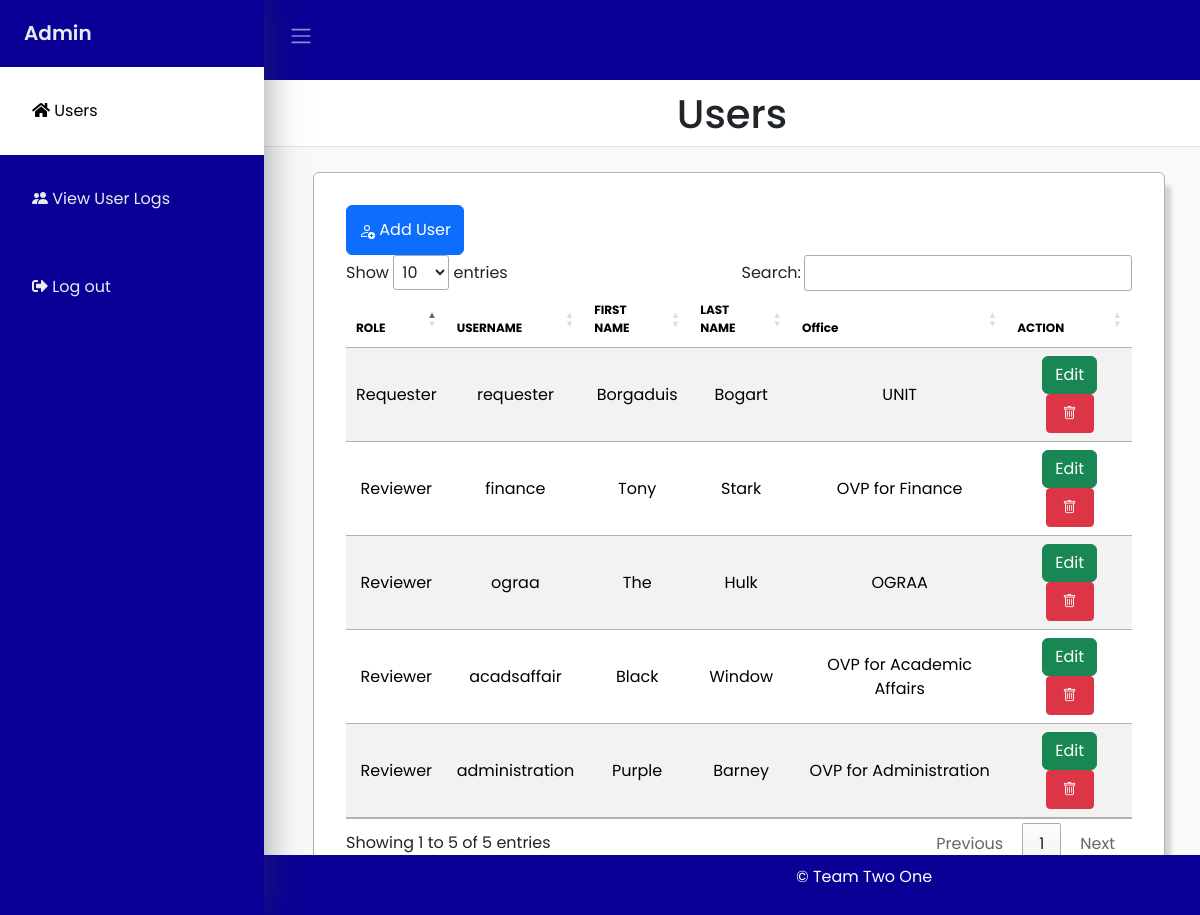
Page /pages/Admin/adminHome.php (signed in) on the committed database.
### tables this page shows
CREATE TABLE `users` (
  `user_ID` int(11) NOT NULL,
  `username` varchar(50) NOT NULL,
  `password` varchar(50) NOT NULL,
  `firstName` varchar(50) NOT NULL,
  `lastName` varchar(50) NOT NULL,
  `userType` varchar(20) NOT NULL,
  `officeID` int(7) NOT NULL
);

CREATE TABLE `offices` (
  `officeID` int(11) NOT NULL,
  `officeName` varchar(50) NOT NULL
);

### pages/Admin/adminHome.php (the view, shortened to what this page needs)
<?php
    include '../../php/db.php';
?>
<!DOCTYPE html>
<html lang="en">
    <head>
        <link rel="shortcut icon" href="/img/logo.png" type="stylesheet" />
        <link rel="stylesheet" href="../../css/footer.css" />
        <link
            rel="stylesheet"
            href="https://cdn.jsdelivr.net/npm/bootstrap@5.3.1/dist/css/bootstrap.min.css"
 />
        <link rel="stylesheet" href="https://cdn.datatables.net/1.13.7/css/jquery.dataTables.min.css" />
        <link rel="stylesheet" href="https://cdn.jsdelivr.net/npm/bootstrap-icons@1.10.5/font/bootstrap-icons.css" />
        <link
            rel="stylesheet"
            href="https://cdnjs.cloudflare.com/ajax/libs/bootstrap-datepicker/1.9.0/css/bootstrap-datepicker.min.css" />
        <link rel="stylesheet" href="https://cdnjs.cloudflare.com/ajax/libs/font-awesome/5.15.3/css/all.min.css" />
        <link rel="stylesheet" href="../../css/adminUsers.css" />
    </head>
    <body>
        <div class="wrapper">
            <aside id="sidebar">
                <div class="h-100">
                    <div class="sidebar-logo">
                        <a href="#">Admin</a>
                    </div>
                    <ul class="sidebar-nav">
                        <li class="sidebar-item">
                            <a class="nav-link" href="./adminHome.php">
                                <span class="fas fa-home"></span>
                                Users
                            </a>
                        </li>
                        <li class="sidebar-item">
                            <a class="nav-link" href="./adminUserlogs.php">
                                <span class="bi bi-people-fill"></span>
                                View User Logs
                            </a>
                        </li>
                        <li class="sidebar-item">
                            <a href="put-link-here" class="nav-link" data-toggle="modal" data-target="#logoutModal">
                                <span class="fas fa-sign-out-alt"></span>
                                Log out
                            </a>
                        </li>
                    </ul>
                </div>
            </aside>
            <div class="main">
                <div class="container-fluid navbar-container">
                <div class="col-sm-1 pt-3">
                            <button class="btn" type="button" data-bs-theme="dark">
                                <span class="navbar-toggler-icon"></span>
                            </button>
                    </div>
                </div>
                <div class="row">
                    <div class="col users-label">
                        <h1>
                            Users
                        </h1>
                    </div>
                </div>
                <div class="ps-5 row  border rounded bg-light user-search-bar">
                    <div class="col-10 d-flex flex-wrap align-content-center">
                    </div>
                    <div class="col d-flex flex-wrap align-content-center">
                        <div class="input-group mb-1 d-flex flex-wrap align-content-center justify-content-center">
                        </div>
                    </div>
                     <div class="row justify-content-center mt-3">
                        <div class="col-md-12">
                            <div class="card shadow-2-strong">
                                <div class="card-body">
                                    <div class="table-responsive">
                                    <button class="btn btn-primary addUsersButton" type="button" id="addUserBtn" data-toggle="modal"
                                        data-target="#addUserModal">
                                Add User
                            </button>
                                        <table id="orderTable" class="table table-striped">
                                            <thead>
                                                <tr>
                                                    <th scope="col">ROLE</th>
                                                    <th scope="col">USERNAME</th>
                                                    <th scope="col">FIRST NAME</th>
                                                    <th scope="col">LAST NAME</th>
                                                    <th scope="col">Office</th>
                                                    <th scope="col">ACTION</th>
                                                </tr>
                                            </thead>
                                            <tbody id="user-list-data" class="users-list">
                                            <?php
                                                $sql = "SELECT users.*, officeName, users.officeID  FROM users
                                                INNER JOIN offices on users.officeID = offices.officeID
                                                WHERE users.user_ID not in (?, ?);";
                                                $st = $conn->prepare($sql);
                                                $st->bind_param("ii", $adminid, $uid);
                                                $st->execute();
                                                $res = $st->get_result();
                                                if ($res->num_rows > 0) {
                                                    while ($row = $res->fetch_assoc()) {
                                                        echo "<tr><td>" .$row['userType'] . "</td>
                                                        <td>" .$row['username'] ."</td>
                                                        <td>" .$row['firstName'] ."</td>
                                                        <td>" .$row['lastName'] ."</td>
                                                        <td>" .$row['officeName'] ."</td>
                                                        " .
                                                        '<td>
                                                            <button class="btn btn-success"
                                                            data-id="'.$row["user_ID"].'"
                                                            data-username="'.$row["username"].'"
                                                            data-password="'.$row["password"].'"
                                                            data-firstName="'.$row["firstName"].'"
                                                            data-lastName="'.$row["lastName"].'"
                                                            data-userType="'.$row["userType"].'"
                                                            data-officeID="'.$row["officeID"].'"
                                                            style="color:white"  data-toggle="modal" data-target="#editDiscountModal">
                                                                Edit
                                                            </button>
                                                            <button type"button" data-id="'.$row["user_ID"].'" class="btn btn-danger btn-sm px-3 py-2" data-toggle="modal" data-target="#deleteConfirmation">
                                                                <i class="bi bi-trash"></i>
                                                            </button>
                                                        </td></tr>';
                                                    }
                                                }
                                            ?>
                                            </tbody>
                                        </table>
                                    </div>
                                </div>
                            </div>
                        </div>
                    </div>
                </div>
        <div class="footer">
            <p>&copy; Team Two One</p>
        </div>
            </div>
    </body>
</html>

### css/footer.css (style rules this page uses)
.footer { background-color: var(--blue); color: #fff; text-align: center; padding: 10px; position: fixed; bottom: 0; width: 100%; }

### css/adminUsers.css (style rules this page uses)
:root { --mainColor: #f6f8fa; --darkBlack: #001C3F; --black:#000; --white: #fff; --darkGrey:#61666b; --blue: rgb(10, 0, 150); }
body { font-family: 'Poppins', sans-serif; margin: 0; }
.navbar-container { background-color: var(--blue); color: #fff; height: 5rem !important; display: flex; align-items: flex-start; }
a { cursor: pointer; text-decoration: none; font-family: 'Poppins', sans-serif; }
li { list-style: none; }
.wrapper { align-items: stretch; display: flex; width: 100%; }
#sidebar { max-width: 264px; min-width: 264px; transition: all 0.35s ease-in-out; box-shadow: 0 0 35px 0 rgba(49, 57, 66, 0.5); z-index: 2222; background-color: var(--blue); }
.main { display: flex; flex-direction: column; min-height: 100vh; width: 100%; overflow: hidden; transition: all 0.35s ease-in-out; }
.sidebar-logo { padding: 1.15rem 1.5rem; }
.sidebar-logo a { color: #e9ecef; font-size: 1.25rem; font-weight: 600; }
.sidebar-nav { padding: 0; }
.nav-link { padding: 2rem; color: #e9ecef !important; position: relative; display: block; font-size: 1rem; }
.active { color: #000 !important; background-color: white; }
.card { box-shadow: 10px 10px 5px -4px rgba(0,0,0,0.17); border: 1.5px solid #b0b0b0; padding: 1rem; cursor: pointer; padding-bottom: 2rem; height: 100%; }
.users-label { display: flex; flex-direction: row; justify-content: center; padding-top: 10px; }
.user-search-bar { padding-left: 10px; padding-right: 10px; }
.user-search-bar .align-content-center .mb-1 { padding-top: 5px; }
#addUserBtn { height: 50px; }
th { font-size: 12px; text-align: center; }
td { white-space: normal !important; word-wrap: break-word; vertical-align: middle; text-align: center; }

### rows in the picture
users: userType "Requester", username "requester", firstName "Borgaduis", lastName "Bogart", officeID.officeName "UNIT"
users: userType "Reviewer", username "finance", firstName "Tony", lastName "Stark", officeID.officeName "OVP for Finance"
users: userType "Reviewer", username "ograa", firstName "The", lastName "Hulk", officeID.officeName "OGRAA"
users: userType "Reviewer", username "acadsaffair", firstName "Black", lastName "Window", officeID.officeName "OVP for Academic Affairs"
users: userType "Reviewer", username "administration", firstName "Purple", lastName "Barney", officeID.officeName "OVP for Administration"
